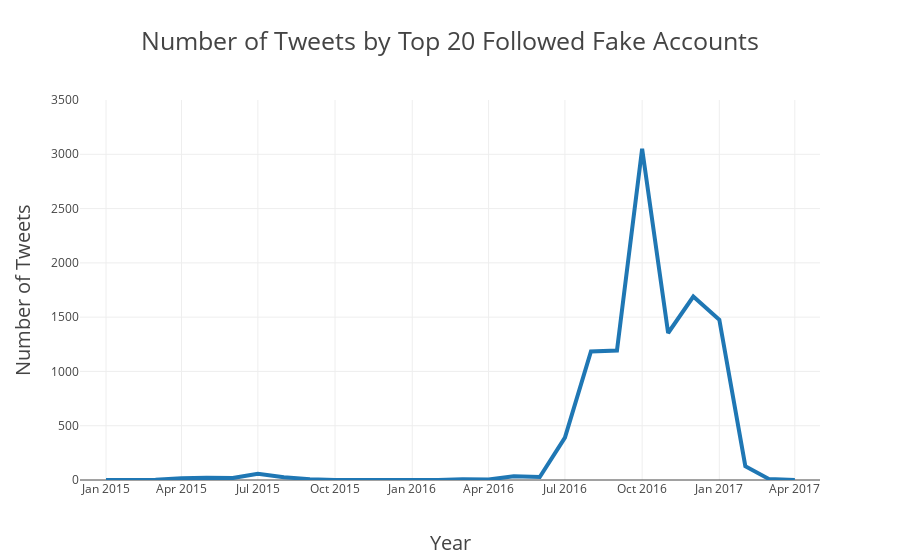

The notebook cell this image was saved under:
### Code cell
trace0 = Scatter(
    name = "Tweets Made",
    x=tweetcount.Date,
    y=tweetcount.counts,
    line = dict(
        width = 4))
data = Data([trace0])

layout = Layout(
    title = "Number of Tweets by Top 20 Followed Fake Accounts",
    yaxis=dict(
        title='Number of Tweets',
        range=[0, 3500],
        titlefont=dict(
            size=20,
        )
    ),
   
    xaxis = dict(
        title='Year',
        range = ['2014-12','2017-5'],
        titlefont=dict(
            size=20,
        )
    )
)
fig = Figure(data=data, layout=layout)
fig['layout'].update(titlefont=dict(size=25))
iplot(fig)

### Figure 1 — Plotly figure (JSON) as saved in the notebook; plotly's stock layout.template omitted (floating-point values rounded to 4 significant figures)
{"data": [{"line": {"width": 4}, "name": "Tweets Made", "type": "scatter", "x": ["2015-01", "2015-02", "2015-03", "2015-04", "2015-05", "2015-06", "2015-07", "2015-08", "2015-09", "2015-10", "2015-11", "2015-12", "2016-01", "2016-02", "2016-03", "2016-04", "2016-05", "2016-06", "2016-07", "2016-08", "2016-09", "2016-10", "2016-11", "2016-12", "2017-01", "2017-02", "2017-03", "2017-04"], "y": [1, 1, 2, 15, 21, 18, 58, 26, 8, 1, 2, 9, 1, 1, 8, 5, 34, 27, 391, 1184, 1192, 3051, 1354, 1690, 1476, 127, 10, 1]}], "layout": {"title": "Number of Tweets by Top 20 Followed Fake Accounts", "titlefont": {"size": 25}, "xaxis": {"range": ["2014-12", "2017-5"], "title": "Year", "titlefont": {"size": 20}}, "yaxis": {"range": [0, 3500], "title": "Number of Tweets", "titlefont": {"size": 20}}}}
